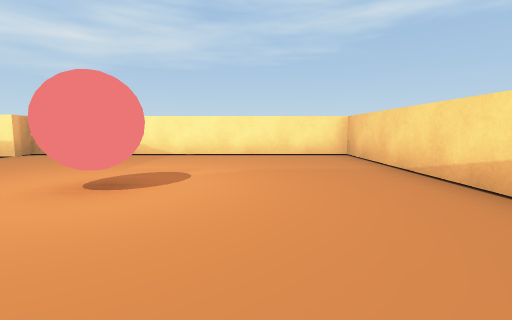
View 1 (above)

23 first-person views from a walk through a scene from a Unity 3-D project. The camera is 0.31 m above the floor, tilts 6° down and sees 85° across. The floor is counted in squares, 0.5 m on a side. Each view is taken from the middle of a square. On the plan, view 1 faces up. The plan holds only what a view shows up to about 9 squares ahead; the rest is blank.

View 2
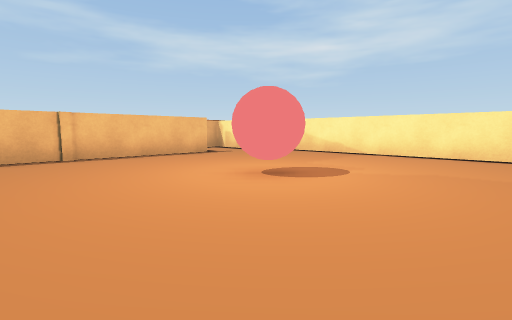

View 3
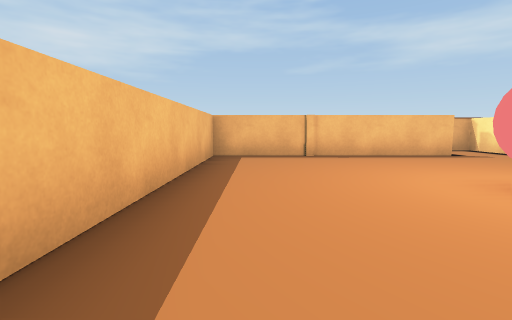

View 4
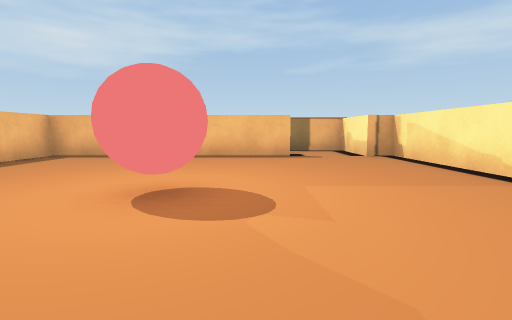

View 5
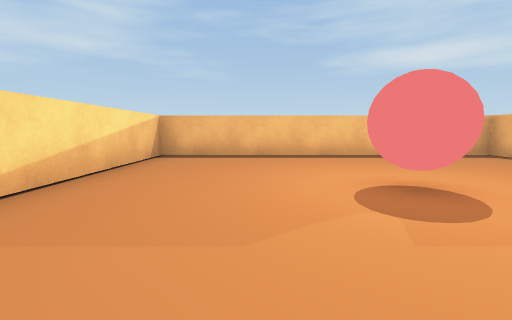

View 6
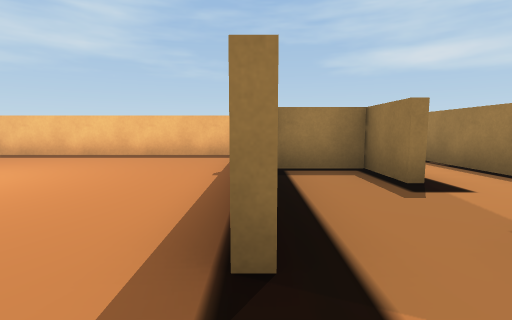

View 7
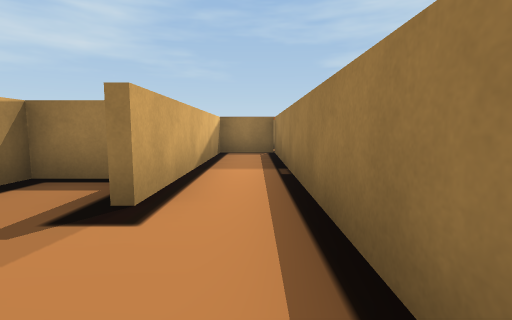

View 8
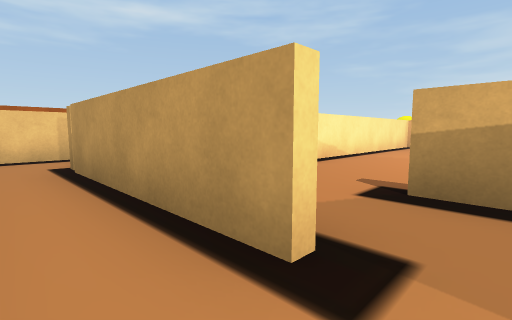

View 9
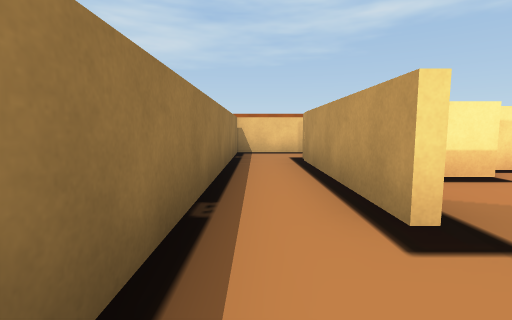

View 10
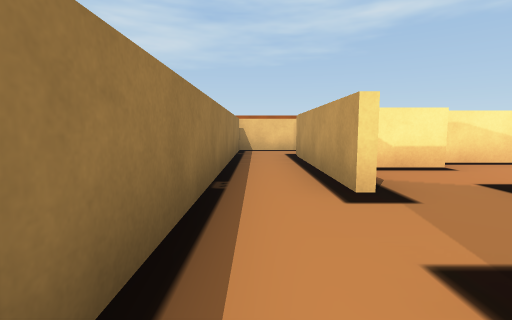

View 11
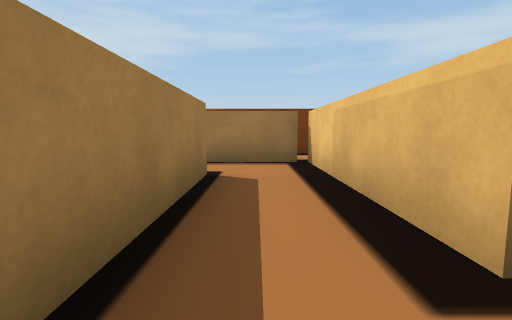

View 12
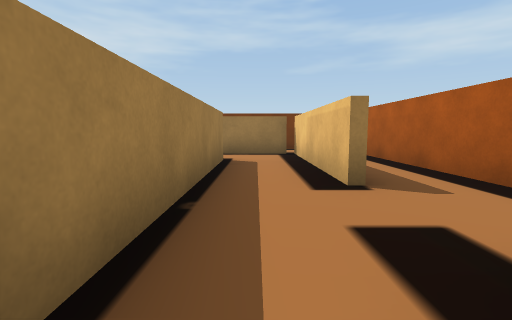

View 13
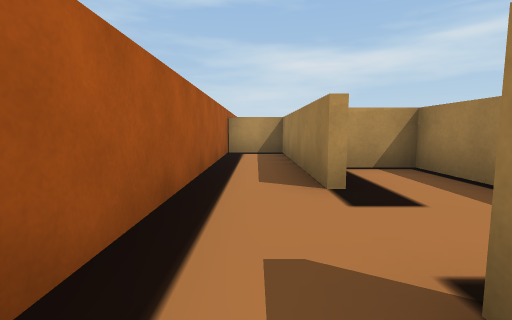

View 14
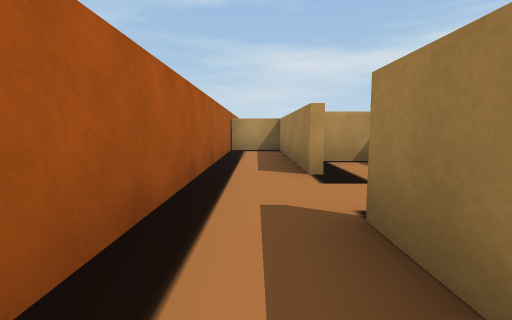

View 15
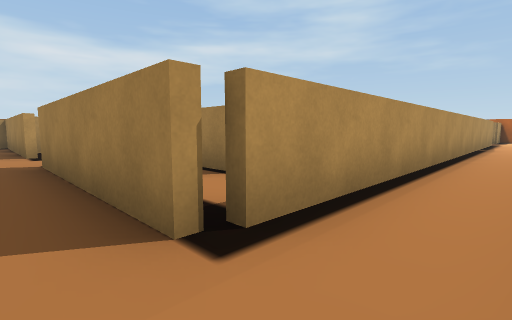

View 16
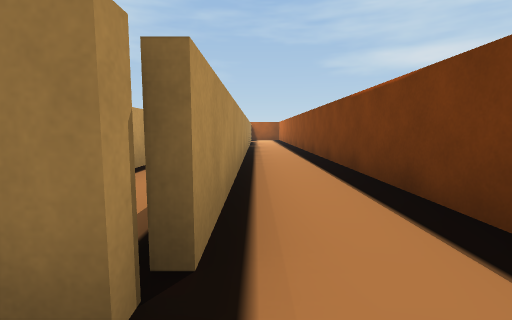

View 17
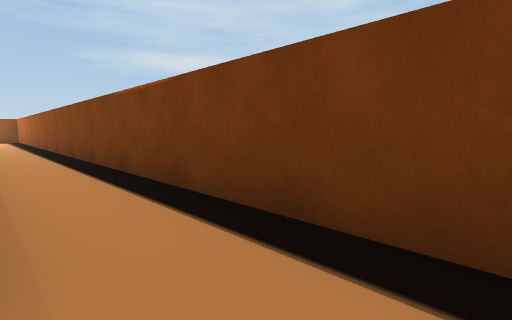

View 18
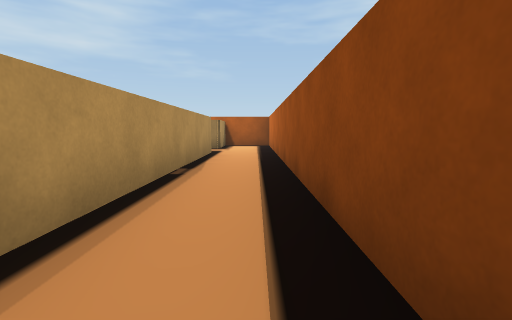

View 19
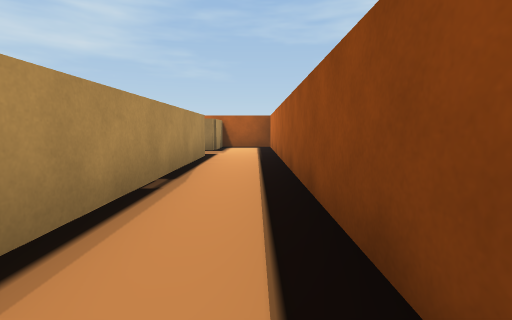

View 20
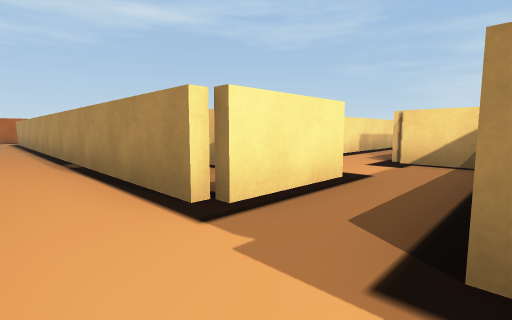

View 21
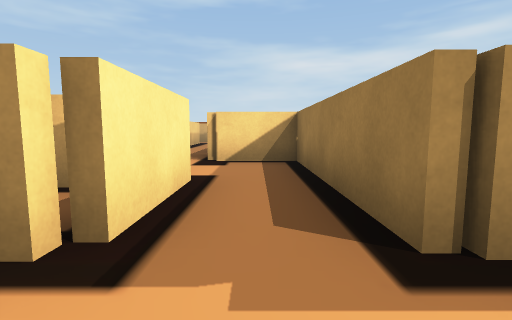

View 22
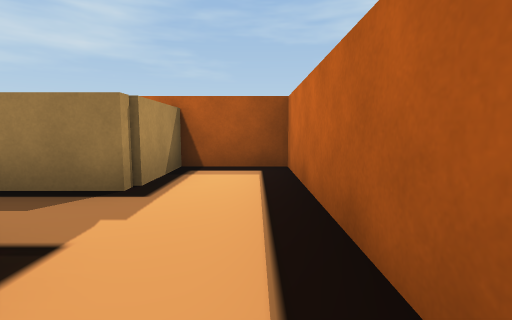

View 23
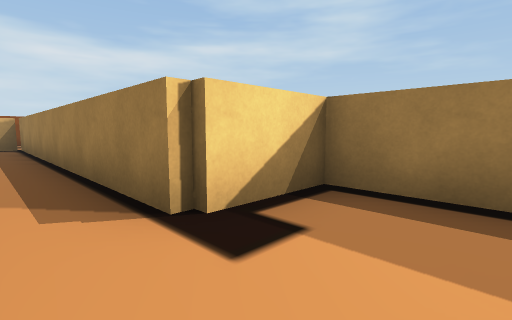

### Floor plan
Points are (right, up) in squares from view 1. A wall is a line through its corners. A room is listed if a view was taken in it or the views show most of it. See-through windows are left out.
Room 1 (views 1, 2, 3, 4, 5)
walls: (-5.9, 4.9) (-5.9, -1.1) (2.4, -1.1) (2.4, 7.4) (-5.9, 7.4) (-5.9, 6.7)
ways out: opening at (-6, 5.5) to room 2
objects: red ball (-2, 3) to (-1, 3)
Room 2 (view 6)
walls: (-6.1, 4) (-6.1, 4.9); (-7.8, 2.8) (-7.8, 1.4) (-6.1, 1.4) (-6.1, 1.9); (-5.9, 6.7) (-7.8, 6.7) (-7.8, 5)
ways out: opening at (-6, 5.5) to room 1; opening at (-8, 3.5) to room 3
Room 3 (views 7, 8, 9, 10, 11, 12)
walls: (-8, 4.8) (-8, 8.9); (-8, 9.3) (-1.3, 9.3) (-1.3, 10.9); (-5, 11) (-9.5, 11) (-9.5, -3) (-8, -3) (-8, 2.8)
ways out: opening at (-8, 3.5) to room 2; opening at (-4.5, 11) to room 4
Room 4 (views 13, 14, 15, 16, 17, 18, 19, 22)
walls: (-9.6, 11.2) (-5, 11.2); (-11.6, 12) (-11.6, -3.6); (-3.1, 11.2) (1.9, 11.2) (1.9, 12.8) (-9.1, 12.8); (-9.7, -3.2) (-9.7, 10.9)
ways out: opening at (-4.5, 11) to room 3; opening at (-11, -3) to room 5
Room 5 (views 20, 21)
walls: (-7.5, -3.2) (-9.7, -3.2); (-11.6, -3.6) (-11.6, -6.8) (-9.7, -6.8) (-9.7, -4.8) (-5.3, -4.8) (-5.3, -3)
ways out: opening at (-11, -3) to room 4; opening at (-6.5, -3) to room 6
Room 6 (view 23)
walls: (-5.3, -3) (2.4, -3); (-1.9, -1.3) (-3.9, -1.3)
ways out: opening at (-6.5, -3) to room 5

Positions as (right, up) in squares from view 1, and headings:
1: (0, 0), facing up
2: (1, 0), facing up-left
3: (1, 0), facing left
4: (1, 4), facing left
5: (0, 6), facing down
6: (-6, 6), facing down
7: (-9, 5), facing down
8: (-9, 4), facing up-right
9: (-9, 3), facing up
10: (-9, 2), facing up
11: (-4, 10), facing left
12: (-2, 10), facing left
13: (-6, 12), facing right
14: (-7, 12), facing right
15: (-11, 12), facing down-right
16: (-10, 12), facing down
17: (-10, 12), facing down-left
18: (-11, 5), facing down
19: (-11, 4), facing down
20: (-11, -5), facing up-right
21: (-11, -4), facing right
22: (-11, -2), facing down
23: (-7, -2), facing down-right
